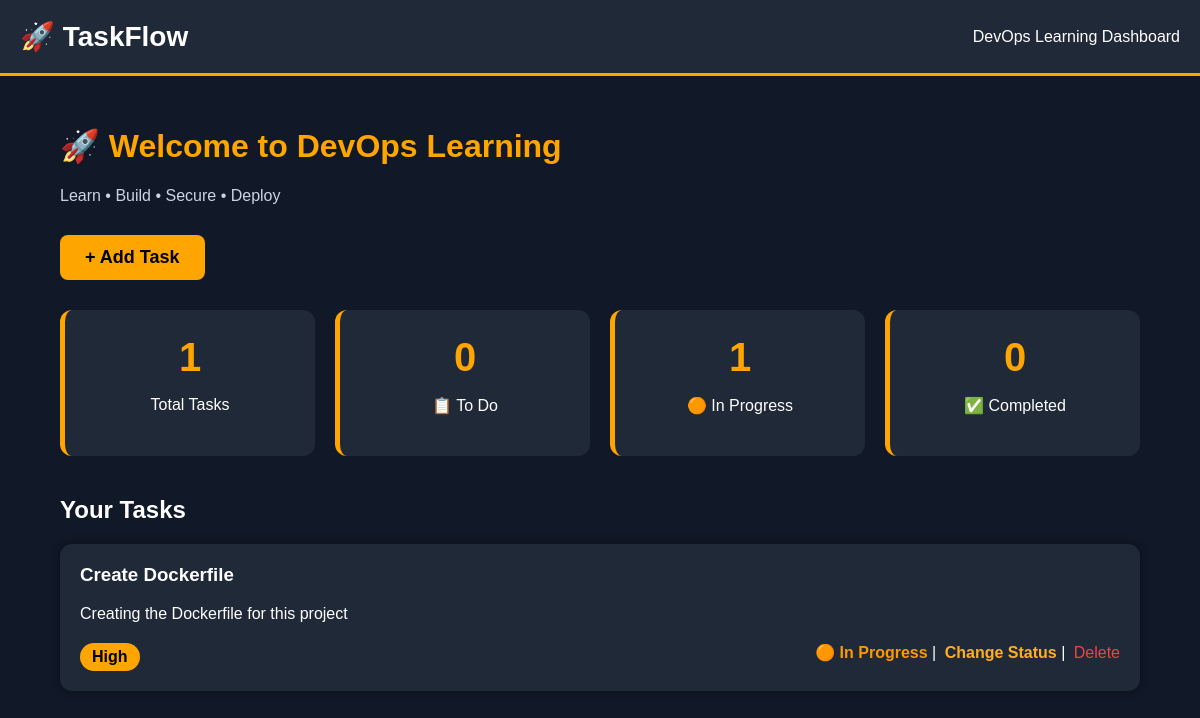
The app's page /, older data.
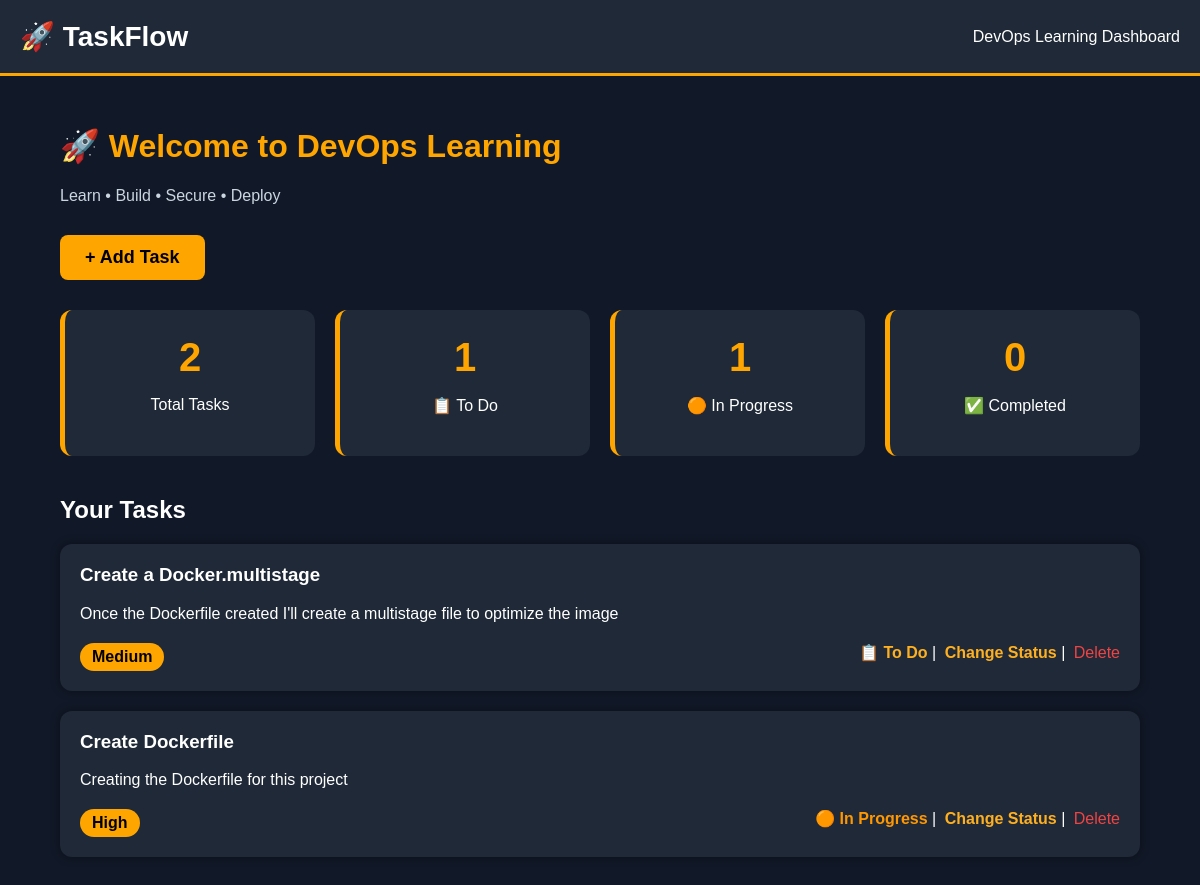
The same page, newer data.
### app/models.py (models this page shows, shortened)
class Task(db.Model):
    __tablename__ = "tasks"
    id = db.Column(
        db.Integer,
        primary_key=True,
    )
    title = db.Column(
        db.String(200),
        nullable=False,
    )
    description = db.Column(
        db.Text,
        nullable=True,
    )
    priority = db.Column(
        db.String(20),
        nullable=False,
        default="Medium",
    )
    status = db.Column(
        db.String(20),
        nullable=False,
        default="To Do",
    )
    created_at = db.Column(
        db.DateTime,
        default=datetime.utcnow,
        nullable=False,
    )

### app/routes.py (the view)
@main.route("/")
def index():
    tasks = Task.query.order_by(Task.id.desc()).all()
    total = len(tasks)
    todo = len([t for t in tasks if t.status == "To Do"])
    progress = len([t for t in tasks if t.status == "In Progress"])
    completed = len([t for t in tasks if t.status == "Completed"])
    return render_template(
        "index.html",
        tasks=tasks,
        total=total,
        todo=todo,
        progress=progress,
        completed=completed,
    )

### app/templates/index.html (shortened to what this page needs)
{% extends "base.html" %}
{% block content %}
<div class="hero">
    <h1>🚀 Welcome to DevOps Learning</h1>
    <p class="subtitle">
        Learn • Build • Secure • Deploy
    </p>
    <a href="{{ url_for('main.add_task') }}">
        <button class="primary-btn">
            + Add Task
        </button>
    </a>
</div>
<div class="stats">
    <div class="card">
        <h2>{{ tasks|length }}</h2>
        <p>Total Tasks</p>
    </div>
    <div class="card">
        <h2>{{ todo }}</h2>
        <p>📋 To Do</p>
    </div>
    <div class="card">
        <h2>{{ progress }}</h2>
        <p>🟠 In Progress</p>
    </div>
    <div class="card">
        <h2>{{ completed }}</h2>
        <p>✅ Completed</p>
    </div>
</div>
<h2>Your Tasks</h2>
{% if tasks %}
    {% for task in tasks %}
    <div class="task-card">
        <h3>{{ task.title }}</h3>
        <p>{{ task.description }}</p>
        <div class="task-footer">
            <span class="priority">
                {{ task.priority }}
            </span>
            <div>
                {% if task.status == "To Do" %}
                    <span class="status-todo">
                        📋 To Do
                    </span>
                {% elif task.status == "In Progress" %}
                    <span class="status-progress">
                        🟠 In Progress
                    </span>
                {% else %}
                    <span class="status-completed">
                        ✅ Completed
                    </span>
                {% endif %}
                |
                <a
                    href="{{ url_for('main.update_status', task_id=task.id) }}"
                    class="status-link"
                >
                    Change Status
                </a>
                |
                <a
                    href="{{ url_for('main.delete_task', task_id=task.id) }}"
                    style="color:#ef4444;"
                >
                    Delete
                </a>
            </div>
        </div>
    </div>
    {% endfor %}
{% else %}
<div class="empty">
    No tasks yet.
</div>
{% endif %}
{% endblock %}

Row changes from the older to the newer data that the page shows:
added Task: title "Create a Docker.multistage", description "Once the Dockerfile created I'll create a multistage file to optimize the image", priority "Medium", status "📋 To Do"
Text that changed along with them:
{{ tasks|length }}: "1" → "2"
{{ todo }}: "0" → "1"
